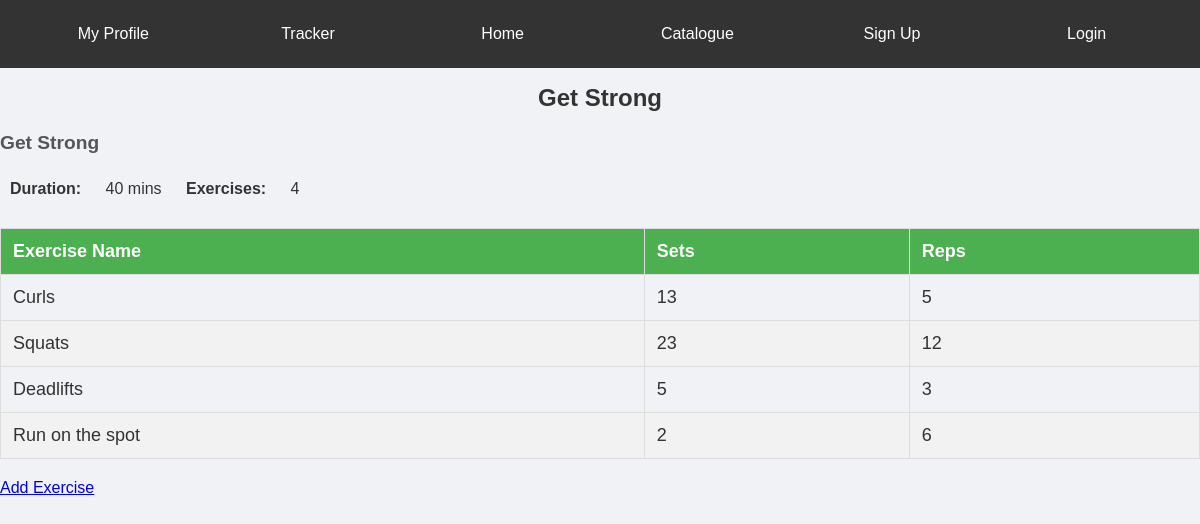
Screenshot of /fitnessTracker/workout/get-strong/ with the database file from the repository.
### fitnessTracker/models.py (models this page shows, shortened)
class Workout(models.Model):
    CARDIO = "Cardio"
    STRENGTH = "Strength"
    FLEXIBILITY = "Flexibility"
    BALANCE = "Balance"
    EXERCISE_CHOICES = [
        (CARDIO, "Cardio"),
        (STRENGTH, "Strength"),
        (FLEXIBILITY, "Flexibility"),
        (BALANCE, "Balance"),
    ]
    name = models.CharField(max_length=128)
    exercise_type = models.CharField(max_length=20, choices=EXERCISE_CHOICES, default=CARDIO)
    duration = models.IntegerField(default=0)
    slug = models.SlugField(unique=True)
    class Meta:
        verbose_name_plural = 'Workouts'

class Exercise(models.Model):
    name = models.CharField(max_length=128)
    sets = models.IntegerField(default=10)
    reps = models.IntegerField(default=10)
    workout = models.ManyToManyField(Workout)
    class Meta:
        verbose_name_plural = 'Exercises'

### fitnessTracker/views.py (the view)
# urls.py: path('workout/<slug:workout_name_slug>/', views.show_workout, name='show_workout'),
def show_workout(request, workout_name_slug):
    context_dict = {}
    try:
        workout = Workout.objects.get(slug=workout_name_slug)
        exercises = Exercise.objects.filter(workout=workout)
        context_dict['workout'] = workout
        context_dict['exercises']= exercises
        total= 0
        for exercise in exercises:
            total += 1
        context_dict['total'] = total
    except Workout.DoesNotExist:
        context_dict['workout'] = None
        context_dict['exercises'] = None
        context_dict['total'] = None
    return render(request, 'fitnessTracker/workout.html', context=context_dict)

### templates/fitnessTracker/workout.html (shortened to what this page needs)
<!DOCTYPE html>
    <html>
        {% extends 'fitnessTracker/base.html' %}
        {% load staticfiles %}
        {% block body_block %}
            <h1>{{workout.name}}</h1>
            <h2>{{workout.name}}</h2>
            {% if exercises %}
                <h4 class="workout-info">Duration:</h4>
                <p class="workout-info">{{workout.duration}} mins</p>
                <h4 class="workout-info">Exercises:</h4>
                <p class="workout-info">{{total}} </p>
                <table border="1">
                    <thead>
                        <tr>
                            <th>Exercise Name</th>
                            <th>Sets</th>
                            <th>Reps</th>
                        </tr>
                    </thead>
                    <tbody>
                        {% for exercise in exercises %}
                        <tr>
                            <td>{{ exercise.name }}</td>
                            <td>{{ exercise.sets }}</td>
                            <td>{{ exercise.reps }}</td>
                        </tr>
                        {% endfor %}
                    </tbody>
                </table>
            {% else %}
                <p>No Exercises yet.</p>
            {% endif %}
            <a href="{% url 'fitnessTracker:add_exercise' workout_name_slug=workout.slug %}">Add Exercise</a>
            <br />
        {% endblock %}

### static/css/style.css (style rules this page uses)
body { min-height: 100vh; background: #f0f2f5; font-family: 'Arial', sans-serif; color: #333; margin: 0; padding: 0; }
h1 { text-align: center; margin-bottom: 20px; font-size: 1.5em; color: #333; }
h2 { font-size: 1.2em; color: #555; margin-top: 20px; }
table { width: 100%; border-collapse: collapse; margin: 20px 0; font-size: 18px; text-align: left; }
th, td { padding: 12px; border: 1px solid #ddd; }
th { background-color: #4CAF50; color: white; }
tr:nth-child(even) { background-color: #f2f2f2; }
.workout-info { display: inline-block; margin: 10px; }

### rows the page displays
Workout: name "Get Strong", duration "40"
Exercise: name "Curls", sets "13", reps "5"
Exercise: name "Squats", sets "23", reps "12"
Exercise: name "Deadlifts", sets "5", reps "3"
Exercise: name "Run on the spot", sets "2", reps "6"

### other values shown
{{ total }} "4"
